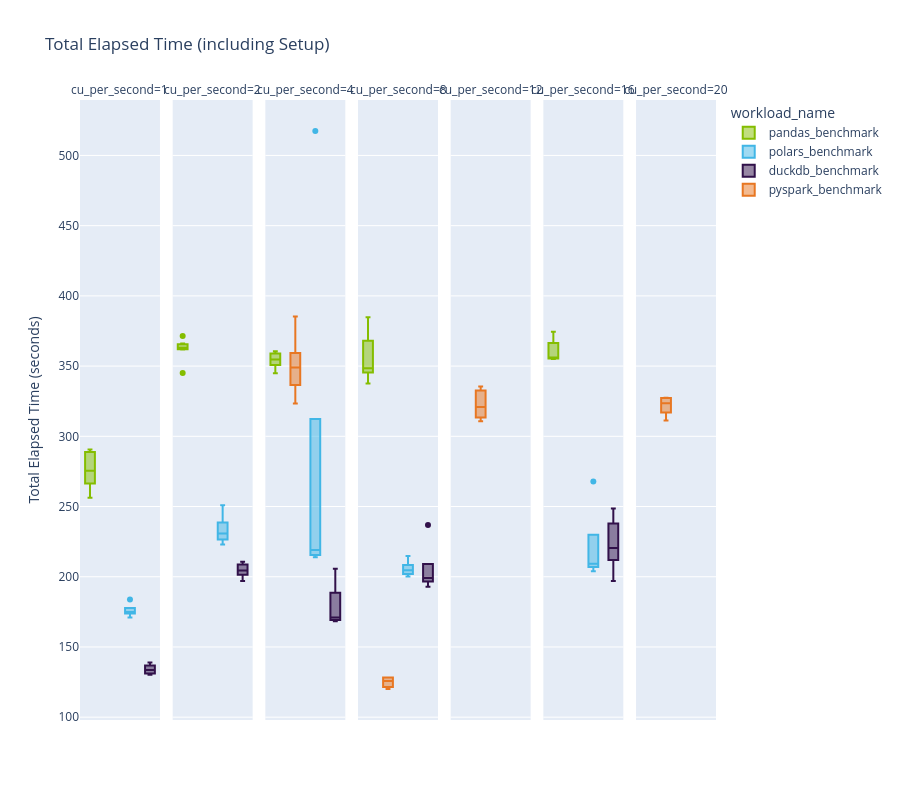

Source (notebook cell):
### Code cell
fig = px.box(overall_benchmarks, 
             x="workload_name",
             y="total_elapsed_time",
             color="workload_name",
             title="Total Elapsed Time (including Setup)",
             facet_col="cu_per_second",
             category_orders={
                 "cu_per_second": [1, 2, 4, 8, 12, 16, 20],
                 "workload_name": ["pandas_benchmark", "pyspark_benchmark", "polars_benchmark", "duckdb_benchmark"]
                 }
             )

fig.update_layout(
    yaxis_title="Total Elapsed Time (seconds)"
)

fig.update_xaxes(visible=False)

fig.show()

### Figure 1 — Plotly figure (JSON) as saved in the notebook; plotly's stock layout.template omitted (floating-point values rounded to 4 significant figures)
{"data": [{"alignmentgroup": "True", "hovertemplate": "workload_name=%{x}<br>cu_per_second=1<br>total_elapsed_time=%{y}<extra></extra>", "legendgroup": "pandas_benchmark", "marker": {"color": "#84BD00"}, "name": "pandas_benchmark", "notched": false, "offsetgroup": "pandas_benchmark", "orientation": "v", "showlegend": true, "type": "box", "x": ["pandas_benchmark", "pandas_benchmark", "pandas_benchmark", "pandas_benchmark", "pandas_benchmark", "pandas_benchmark", "pandas_benchmark", "pandas_benchmark"], "x0": " ", "xaxis": "x", "y": [290.7, 287.3, 290.3, 256.3, 261.4, 271.4, 271.9, 279.1], "y0": " ", "yaxis": "y"}, {"alignmentgroup": "True", "hovertemplate": "workload_name=%{x}<br>cu_per_second=1<br>total_elapsed_time=%{y}<extra></extra>", "legendgroup": "polars_benchmark", "marker": {"color": "#41B6E6"}, "name": "polars_benchmark", "notched": false, "offsetgroup": "polars_benchmark", "orientation": "v", "showlegend": true, "type": "box", "x": ["polars_benchmark", "polars_benchmark", "polars_benchmark", "polars_benchmark", "polars_benchmark"], "x0": " ", "xaxis": "x", "y": [171.0, 175.8, 174.9, 183.7, 174.9], "y0": " ", "yaxis": "y"}, {"alignmentgroup": "True", "hovertemplate": "workload_name=%{x}<br>cu_per_second=1<br>total_elapsed_time=%{y}<extra></extra>", "legendgroup": "duckdb_benchmark", "marker": {"color": "#31114A"}, "name": "duckdb_benchmark", "notched": false, "offsetgroup": "duckdb_benchmark", "orientation": "v", "showlegend": true, "type": "box", "x": ["duckdb_benchmark", "duckdb_benchmark", "duckdb_benchmark", "duckdb_benchmark", "duckdb_benchmark", "duckdb_benchmark", "duckdb_benchmark"], "x0": " ", "xaxis": "x", "y": [136.2, 139.0, 136.9, 131.4, 130.2, 133.6, 131.0], "y0": " ", "yaxis": "y"}, {"alignmentgroup": "True", "hovertemplate": "workload_name=%{x}<br>cu_per_second=2<br>total_elapsed_time=%{y}<extra></extra>", "legendgroup": "pandas_benchmark", "marker": {"color": "#84BD00"}, "name": "pandas_benchmark", "notched": false, "offsetgroup": "pandas_benchmark", "orientation": "v", "showlegend": false, "type": "box", "x": ["pandas_benchmark", "pandas_benchmark", "pandas_benchmark", "pandas_benchmark", "pandas_benchmark", "pandas_benchmark", "pandas_benchmark"], "x0": " ", "xaxis": "x2", "y": [363.1, 371.4, 345.0, 366.1, 361.9, 362.7, 363.5], "y0": " ", "yaxis": "y2"}, {"alignmentgroup": "True", "hovertemplate": "workload_name=%{x}<br>cu_per_second=2<br>total_elapsed_time=%{y}<extra></extra>", "legendgroup": "polars_benchmark", "marker": {"color": "#41B6E6"}, "name": "polars_benchmark", "notched": false, "offsetgroup": "polars_benchmark", "orientation": "v", "showlegend": false, "type": "box", "x": ["polars_benchmark", "polars_benchmark", "polars_benchmark", "polars_benchmark", "polars_benchmark"], "x0": " ", "xaxis": "x2", "y": [222.9, 234.4, 227.6, 250.9, 230.9], "y0": " ", "yaxis": "y2"}, {"alignmentgroup": "True", "hovertemplate": "workload_name=%{x}<br>cu_per_second=2<br>total_elapsed_time=%{y}<extra></extra>", "legendgroup": "duckdb_benchmark", "marker": {"color": "#31114A"}, "name": "duckdb_benchmark", "notched": false, "offsetgroup": "duckdb_benchmark", "orientation": "v", "showlegend": false, "type": "box", "x": ["duckdb_benchmark", "duckdb_benchmark", "duckdb_benchmark", "duckdb_benchmark", "duckdb_benchmark", "duckdb_benchmark", "duckdb_benchmark", "duckdb_benchmark"], "x0": " ", "xaxis": "x2", "y": [209.7, 207.6, 202.2, 200.8, 203.3, 210.7, 205.7, 197.0], "y0": " ", "yaxis": "y2"}, {"alignmentgroup": "True", "hovertemplate": "workload_name=%{x}<br>cu_per_second=4<br>total_elapsed_time=%{y}<extra></extra>", "legendgroup": "pandas_benchmark", "marker": {"color": "#84BD00"}, "name": "pandas_benchmark", "notched": false, "offsetgroup": "pandas_benchmark", "orientation": "v", "showlegend": false, "type": "box", "x": ["pandas_benchmark", "pandas_benchmark", "pandas_benchmark", "pandas_benchmark", "pandas_benchmark"], "x0": " ", "xaxis": "x3", "y": [352.6, 345.0, 358.4, 360.6, 354.6], "y0": " ", "yaxis": "y3"}, {"alignmentgroup": "True", "hovertemplate": "workload_name=%{x}<br>cu_per_second=4<br>total_elapsed_time=%{y}<extra></extra>", "legendgroup": "pyspark_benchmark", "marker": {"color": "#E87722"}, "name": "pyspark_benchmark", "notched": false, "offsetgroup": "pyspark_benchmark", "orientation": "v", "showlegend": true, "type": "box", "x": ["pyspark_benchmark", "pyspark_benchmark", "pyspark_benchmark", "pyspark_benchmark", "pyspark_benchmark", "pyspark_benchmark", "pyspark_benchmark", "pyspark_benchmark", "pyspark_benchmark", "pyspark_benchmark", "pyspark_benchmark", "pyspark_benchmark", "pyspark_benchmark", "pyspark_benchmark", "pyspark_benchmark", "pyspark_benchmark", "pyspark_benchmark", "pyspark_benchmark"], "x0": " ", "xaxis": "x3", "y": [353.7, 336.5, 367.7, 323.3, 337.7, 342.5, 348.9, 331.1, 333.2, 377.4, 353.2, 349.0, 333.7, 359.2, 385.3, 351.9, 368.8, 339.3], "y0": " ", "yaxis": "y3"}, {"alignmentgroup": "True", "hovertemplate": "workload_name=%{x}<br>cu_per_second=4<br>total_elapsed_time=%{y}<extra></extra>", "legendgroup": "polars_benchmark", "marker": {"color": "#41B6E6"}, "name": "polars_benchmark", "notched": false, "offsetgroup": "polars_benchmark", "orientation": "v", "showlegend": false, "type": "box", "x": ["polars_benchmark", "polars_benchmark", "polars_benchmark", "polars_benchmark", "polars_benchmark"], "x0": " ", "xaxis": "x3", "y": [213.9, 517.4, 215.9, 219.1, 243.9], "y0": " ", "yaxis": "y3"}, {"alignmentgroup": "True", "hovertemplate": "workload_name=%{x}<br>cu_per_second=4<br>total_elapsed_time=%{y}<extra></extra>", "legendgroup": "duckdb_benchmark", "marker": {"color": "#31114A"}, "name": "duckdb_benchmark", "notched": false, "offsetgroup": "duckdb_benchmark", "orientation": "v", "showlegend": false, "type": "box", "x": ["duckdb_benchmark", "duckdb_benchmark", "duckdb_benchmark", "duckdb_benchmark", "duckdb_benchmark"], "x0": " ", "xaxis": "x3", "y": [169.5, 168.4, 170.9, 182.8, 205.8], "y0": " ", "yaxis": "y3"}, {"alignmentgroup": "True", "hovertemplate": "workload_name=%{x}<br>cu_per_second=8<br>total_elapsed_time=%{y}<extra></extra>", "legendgroup": "pandas_benchmark", "marker": {"color": "#84BD00"}, "name": "pandas_benchmark", "notched": false, "offsetgroup": "pandas_benchmark", "orientation": "v", "showlegend": false, "type": "box", "x": ["pandas_benchmark", "pandas_benchmark", "pandas_benchmark", "pandas_benchmark", "pandas_benchmark"], "x0": " ", "xaxis": "x4", "y": [362.5, 384.7, 337.5, 348.4, 348.1], "y0": " ", "yaxis": "y4"}, {"alignmentgroup": "True", "hovertemplate": "workload_name=%{x}<br>cu_per_second=8<br>total_elapsed_time=%{y}<extra></extra>", "legendgroup": "pyspark_benchmark", "marker": {"color": "#E87722"}, "name": "pyspark_benchmark", "notched": false, "offsetgroup": "pyspark_benchmark", "orientation": "v", "showlegend": false, "type": "box", "x": ["pyspark_benchmark", "pyspark_benchmark", "pyspark_benchmark", "pyspark_benchmark", "pyspark_benchmark"], "x0": " ", "xaxis": "x4", "y": [122.0, 120.1, 128.2, 128.2, 125.7], "y0": " ", "yaxis": "y4"}, {"alignmentgroup": "True", "hovertemplate": "workload_name=%{x}<br>cu_per_second=8<br>total_elapsed_time=%{y}<extra></extra>", "legendgroup": "polars_benchmark", "marker": {"color": "#41B6E6"}, "name": "polars_benchmark", "notched": false, "offsetgroup": "polars_benchmark", "orientation": "v", "showlegend": false, "type": "box", "x": ["polars_benchmark", "polars_benchmark", "polars_benchmark", "polars_benchmark", "polars_benchmark"], "x0": " ", "xaxis": "x4", "y": [204.6, 202.5, 200.1, 214.8, 206.2], "y0": " ", "yaxis": "y4"}, {"alignmentgroup": "True", "hovertemplate": "workload_name=%{x}<br>cu_per_second=8<br>total_elapsed_time=%{y}<extra></extra>", "legendgroup": "duckdb_benchmark", "marker": {"color": "#31114A"}, "name": "duckdb_benchmark", "notched": false, "offsetgroup": "duckdb_benchmark", "orientation": "v", "showlegend": false, "type": "box", "x": ["duckdb_benchmark", "duckdb_benchmark", "duckdb_benchmark", "duckdb_benchmark", "duckdb_benchmark"], "x0": " ", "xaxis": "x4", "y": [199.1, 192.9, 197.9, 199.7, 236.9], "y0": " ", "yaxis": "y4"}, {"alignmentgroup": "True", "hovertemplate": "workload_name=%{x}<br>cu_per_second=12<br>total_elapsed_time=%{y}<extra></extra>", "legendgroup": "pyspark_benchmark", "marker": {"color": "#E87722"}, "name": "pyspark_benchmark", "notched": false, "offsetgroup": "pyspark_benchmark", "orientation": "v", "showlegend": false, "type": "box", "x": ["pyspark_benchmark", "pyspark_benchmark", "pyspark_benchmark", "pyspark_benchmark", "pyspark_benchmark"], "x0": " ", "xaxis": "x5", "y": [331.6, 314.3, 320.9, 335.5, 310.8], "y0": " ", "yaxis": "y5"}, {"alignmentgroup": "True", "hovertemplate": "workload_name=%{x}<br>cu_per_second=16<br>total_elapsed_time=%{y}<extra></extra>", "legendgroup": "pandas_benchmark", "marker": {"color": "#84BD00"}, "name": "pandas_benchmark", "notched": false, "offsetgroup": "pandas_benchmark", "orientation": "v", "showlegend": false, "type": "box", "x": ["pandas_benchmark", "pandas_benchmark", "pandas_benchmark", "pandas_benchmark", "pandas_benchmark"], "x0": " ", "xaxis": "x6", "y": [374.5, 363.8, 355.4, 355.5, 355.1], "y0": " ", "yaxis": "y6"}, {"alignmentgroup": "True", "hovertemplate": "workload_name=%{x}<br>cu_per_second=16<br>total_elapsed_time=%{y}<extra></extra>", "legendgroup": "polars_benchmark", "marker": {"color": "#41B6E6"}, "name": "polars_benchmark", "notched": false, "offsetgroup": "polars_benchmark", "orientation": "v", "showlegend": false, "type": "box", "x": ["polars_benchmark", "polars_benchmark", "polars_benchmark", "polars_benchmark", "polars_benchmark"], "x0": " ", "xaxis": "x6", "y": [207.9, 203.9, 209.2, 267.8, 217.3], "y0": " ", "yaxis": "y6"}, {"alignmentgroup": "True", "hovertemplate": "workload_name=%{x}<br>cu_per_second=16<br>total_elapsed_time=%{y}<extra></extra>", "legendgroup": "duckdb_benchmark", "marker": {"color": "#31114A"}, "name": "duckdb_benchmark", "notched": false, "offsetgroup": "duckdb_benchmark", "orientation": "v", "showlegend": false, "type": "box", "x": ["duckdb_benchmark", "duckdb_benchmark", "duckdb_benchmark", "duckdb_benchmark", "duckdb_benchmark"], "x0": " ", "xaxis": "x6", "y": [216.9, 248.6, 220.4, 234.3, 196.9], "y0": " ", "yaxis": "y6"}, {"alignmentgroup": "True", "hovertemplate": "workload_name=%{x}<br>cu_per_second=20<br>total_elapsed_time=%{y}<extra></extra>", "legendgroup": "pyspark_benchmark", "marker": {"color": "#E87722"}, "name": "pyspark_benchmark", "notched": false, "offsetgroup": "pyspark_benchmark", "orientation": "v", "showlegend": false, "type": "box", "x": ["pyspark_benchmark", "pyspark_benchmark", "pyspark_benchmark", "pyspark_benchmark", "pyspark_benchmark"], "x0": " ", "xaxis": "x7", "y": [311.2, 327.5, 323.6, 327.2, 318.9], "y0": " ", "yaxis": "y7"}], "layout": {"annotations": [{"font": {}, "showarrow": false, "text": "cu_per_second=1", "x": 0.06286, "xanchor": "center", "xref": "paper", "y": 1, "yanchor": "bottom", "yref": "paper"}, {"font": {}, "showarrow": false, "text": "cu_per_second=2", "x": 0.2086, "xanchor": "center", "xref": "paper", "y": 1, "yanchor": "bottom", "yref": "paper"}, {"font": {}, "showarrow": false, "text": "cu_per_second=4", "x": 0.3543, "xanchor": "center", "xref": "paper", "y": 1, "yanchor": "bottom", "yref": "paper"}, {"font": {}, "showarrow": false, "text": "cu_per_second=8", "x": 0.5, "xanchor": "center", "xref": "paper", "y": 1, "yanchor": "bottom", "yref": "paper"}, {"font": {}, "showarrow": false, "text": "cu_per_second=12", "x": 0.6457, "xanchor": "center", "xref": "paper", "y": 1, "yanchor": "bottom", "yref": "paper"}, {"font": {}, "showarrow": false, "text": "cu_per_second=16", "x": 0.7914, "xanchor": "center", "xref": "paper", "y": 1, "yanchor": "bottom", "yref": "paper"}, {"font": {}, "showarrow": false, "text": "cu_per_second=20", "x": 0.9371, "xanchor": "center", "xref": "paper", "y": 1, "yanchor": "bottom", "yref": "paper"}], "boxmode": "overlay", "height": 800, "legend": {"title": {"text": "workload_name"}, "tracegroupgap": 0}, "title": {"text": "Total Elapsed Time (including Setup)"}, "xaxis": {"anchor": "y", "categoryarray": ["pandas_benchmark", "pyspark_benchmark", "polars_benchmark", "duckdb_benchmark"], "categoryorder": "array", "domain": [0, 0.1257], "title": {"text": "workload_name"}, "visible": false}, "xaxis2": {"anchor": "y2", "categoryarray": ["pandas_benchmark", "pyspark_benchmark", "polars_benchmark", "duckdb_benchmark"], "categoryorder": "array", "domain": [0.1457, 0.2714], "matches": "x", "title": {"text": "workload_name"}, "visible": false}, "xaxis3": {"anchor": "y3", "categoryarray": ["pandas_benchmark", "pyspark_benchmark", "polars_benchmark", "duckdb_benchmark"], "categoryorder": "array", "domain": [0.2914, 0.4171], "matches": "x", "title": {"text": "workload_name"}, "visible": false}, "xaxis4": {"anchor": "y4", "categoryarray": ["pandas_benchmark", "pyspark_benchmark", "polars_benchmark", "duckdb_benchmark"], "categoryorder": "array", "domain": [0.4371, 0.5629], "matches": "x", "title": {"text": "workload_name"}, "visible": false}, "xaxis5": {"anchor": "y5", "categoryarray": ["pandas_benchmark", "pyspark_benchmark", "polars_benchmark", "duckdb_benchmark"], "categoryorder": "array", "domain": [0.5829, 0.7086], "matches": "x", "title": {"text": "workload_name"}, "visible": false}, "xaxis6": {"anchor": "y6", "categoryarray": ["pandas_benchmark", "pyspark_benchmark", "polars_benchmark", "duckdb_benchmark"], "categoryorder": "array", "domain": [0.7286, 0.8543], "matches": "x", "title": {"text": "workload_name"}, "visible": false}, "xaxis7": {"anchor": "y7", "categoryarray": ["pandas_benchmark", "pyspark_benchmark", "polars_benchmark", "duckdb_benchmark"], "categoryorder": "array", "domain": [0.8743, 1.0], "matches": "x", "title": {"text": "workload_name"}, "visible": false}, "yaxis": {"anchor": "x", "domain": [0, 1], "title": {"text": "Total Elapsed Time (seconds)"}}, "yaxis2": {"anchor": "x2", "domain": [0, 1], "matches": "y", "showticklabels": false}, "yaxis3": {"anchor": "x3", "domain": [0, 1], "matches": "y", "showticklabels": false}, "yaxis4": {"anchor": "x4", "domain": [0, 1], "matches": "y", "showticklabels": false}, "yaxis5": {"anchor": "x5", "domain": [0, 1], "matches": "y", "showticklabels": false}, "yaxis6": {"anchor": "x6", "domain": [0, 1], "matches": "y", "showticklabels": false}, "yaxis7": {"anchor": "x7", "domain": [0, 1], "matches": "y", "showticklabels": false}}}
